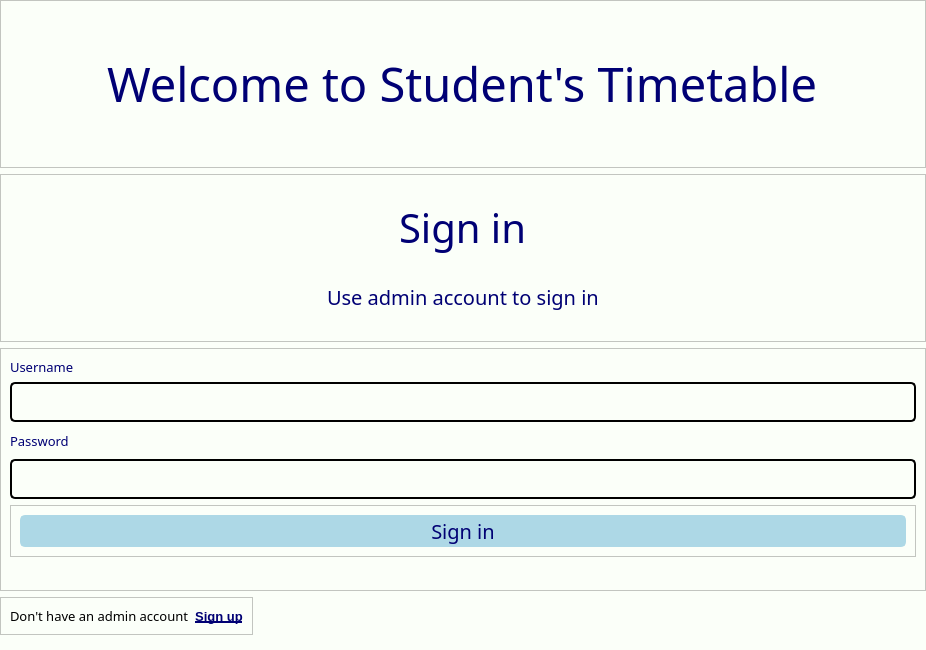
<?xml version="1.0" encoding="UTF-8"?>
<ui version="4.0">
 <class>MainWindow</class>
 <widget class="QMainWindow" name="MainWindow">
  <property name="geometry">
   <rect>
    <x>0</x>
    <y>0</y>
    <width>926</width>
    <height>650</height>
   </rect>
  </property>
  <property name="sizePolicy">
   <sizepolicy hsizetype="Preferred" vsizetype="Preferred">
    <horstretch>0</horstretch>
    <verstretch>0</verstretch>
   </sizepolicy>
  </property>
  <property name="minimumSize">
   <size>
    <width>0</width>
    <height>0</height>
   </size>
  </property>
  <property name="maximumSize">
   <size>
    <width>16777215</width>
    <height>16777215</height>
   </size>
  </property>
  <property name="sizeIncrement">
   <size>
    <width>0</width>
    <height>0</height>
   </size>
  </property>
  <property name="baseSize">
   <size>
    <width>0</width>
    <height>0</height>
   </size>
  </property>
  <property name="font">
   <font>
    <pointsize>10</pointsize>
   </font>
  </property>
  <property name="windowTitle">
   <string>MainWindow</string>
  </property>
  <property name="styleSheet">
   <string notr="true">background-color: rgb(251, 255, 249);</string>
  </property>
  <widget class="QWidget" name="centralwidget">
   <layout class="QVBoxLayout" name="verticalLayout_3">
    <property name="leftMargin">
     <number>0</number>
    </property>
    <property name="topMargin">
     <number>0</number>
    </property>
    <property name="rightMargin">
     <number>0</number>
    </property>
    <property name="bottomMargin">
     <number>15</number>
    </property>
    <item>
     <widget class="QFrame" name="frame_5">
      <property name="frameShape">
       <enum>QFrame::StyledPanel</enum>
      </property>
      <property name="frameShadow">
       <enum>QFrame::Raised</enum>
      </property>
      <layout class="QHBoxLayout" name="horizontalLayout">
       <item alignment="Qt::AlignHCenter|Qt::AlignVCenter">
        <widget class="QLabel" name="label_2">
         <property name="minimumSize">
          <size>
           <width>0</width>
           <height>0</height>
          </size>
         </property>
         <property name="font">
          <font>
           <family>Arial Rounded MT Bold</family>
           <pointsize>35</pointsize>
          </font>
         </property>
         <property name="styleSheet">
          <string notr="true">color: rgb(0, 0, 116);</string>
         </property>
         <property name="text">
          <string>Welcome to Student's Timetable</string>
         </property>
        </widget>
       </item>
      </layout>
     </widget>
    </item>
    <item>
     <widget class="QFrame" name="frame">
      <property name="frameShape">
       <enum>QFrame::StyledPanel</enum>
      </property>
      <property name="frameShadow">
       <enum>QFrame::Raised</enum>
      </property>
      <layout class="QVBoxLayout" name="verticalLayout_2">
       <item alignment="Qt::AlignHCenter|Qt::AlignBottom">
        <widget class="QLabel" name="label">
         <property name="maximumSize">
          <size>
           <width>415</width>
           <height>450</height>
          </size>
         </property>
         <property name="font">
          <font>
           <family>Arial Rounded MT Bold</family>
           <pointsize>30</pointsize>
          </font>
         </property>
         <property name="styleSheet">
          <string notr="true">color: rgb(0, 0, 116);</string>
         </property>
         <property name="text">
          <string>Sign in</string>
         </property>
        </widget>
       </item>
       <item alignment="Qt::AlignHCenter">
        <widget class="QLabel" name="label_19">
         <property name="font">
          <font>
           <family>Arial Rounded MT Bold</family>
           <pointsize>15</pointsize>
          </font>
         </property>
         <property name="styleSheet">
          <string notr="true">background-color: rgb(251, 255, 249);
color: rgb(0, 0, 116);</string>
         </property>
         <property name="text">
          <string>Use admin account to sign in</string>
         </property>
        </widget>
       </item>
      </layout>
     </widget>
    </item>
    <item alignment="Qt::AlignTop">
     <widget class="QFrame" name="frame_2">
      <property name="sizePolicy">
       <sizepolicy hsizetype="Preferred" vsizetype="Preferred">
        <horstretch>0</horstretch>
        <verstretch>0</verstretch>
       </sizepolicy>
      </property>
      <property name="frameShape">
       <enum>QFrame::StyledPanel</enum>
      </property>
      <property name="frameShadow">
       <enum>QFrame::Raised</enum>
      </property>
      <layout class="QVBoxLayout" name="verticalLayout_4">
       <item>
        <widget class="QLabel" name="label_21">
         <property name="sizePolicy">
          <sizepolicy hsizetype="Expanding" vsizetype="Fixed">
           <horstretch>0</horstretch>
           <verstretch>0</verstretch>
          </sizepolicy>
         </property>
         <property name="font">
          <font>
           <family>Arial Rounded MT Bold</family>
           <pointsize>10</pointsize>
           <weight>50</weight>
           <bold>false</bold>
          </font>
         </property>
         <property name="styleSheet">
          <string notr="true">background-color: rgb(251, 255, 249);
color: rgb(0, 0, 116);</string>
         </property>
         <property name="text">
          <string>Username</string>
         </property>
        </widget>
       </item>
       <item>
        <widget class="QLineEdit" name="lineUsername">
         <property name="minimumSize">
          <size>
           <width>0</width>
           <height>40</height>
          </size>
         </property>
         <property name="font">
          <font>
           <family>Arial</family>
           <pointsize>13</pointsize>
          </font>
         </property>
         <property name="styleSheet">
          <string notr="true">border: 2px solid ;
border-radius: 5px;
background-color: rgb(251, 255, 249);</string>
         </property>
         <property name="placeholderText">
          <string/>
         </property>
        </widget>
       </item>
       <item>
        <widget class="QLabel" name="label_22">
         <property name="sizePolicy">
          <sizepolicy hsizetype="Expanding" vsizetype="Fixed">
           <horstretch>0</horstretch>
           <verstretch>0</verstretch>
          </sizepolicy>
         </property>
         <property name="minimumSize">
          <size>
           <width>0</width>
           <height>25</height>
          </size>
         </property>
         <property name="font">
          <font>
           <family>Arial Rounded MT Bold</family>
           <pointsize>10</pointsize>
           <weight>50</weight>
           <bold>false</bold>
          </font>
         </property>
         <property name="styleSheet">
          <string notr="true">background-color: rgb(251, 255, 249);
color: rgb(0, 0, 116);</string>
         </property>
         <property name="text">
          <string>Password</string>
         </property>
        </widget>
       </item>
       <item>
        <widget class="QLineEdit" name="linePassword">
         <property name="minimumSize">
          <size>
           <width>0</width>
           <height>40</height>
          </size>
         </property>
         <property name="font">
          <font>
           <family>Arial</family>
           <pointsize>13</pointsize>
          </font>
         </property>
         <property name="styleSheet">
          <string notr="true">border: 2px solid ;
border-radius: 5px;
background-color: rgb(251, 255, 249);
</string>
         </property>
         <property name="echoMode">
          <enum>QLineEdit::Password</enum>
         </property>
         <property name="placeholderText">
          <string/>
         </property>
        </widget>
       </item>
       <item alignment="Qt::AlignTop">
        <widget class="QFrame" name="frame_3">
         <property name="sizePolicy">
          <sizepolicy hsizetype="Preferred" vsizetype="Expanding">
           <horstretch>0</horstretch>
           <verstretch>0</verstretch>
          </sizepolicy>
         </property>
         <property name="frameShape">
          <enum>QFrame::StyledPanel</enum>
         </property>
         <property name="frameShadow">
          <enum>QFrame::Raised</enum>
         </property>
         <layout class="QHBoxLayout" name="horizontalLayout_7">
          <item alignment="Qt::AlignTop">
           <widget class="QPushButton" name="Signin">
            <property name="sizePolicy">
             <sizepolicy hsizetype="Preferred" vsizetype="Preferred">
              <horstretch>0</horstretch>
              <verstretch>0</verstretch>
             </sizepolicy>
            </property>
            <property name="minimumSize">
             <size>
              <width>345</width>
              <height>0</height>
             </size>
            </property>
            <property name="maximumSize">
             <size>
              <width>16777215</width>
              <height>16777215</height>
             </size>
            </property>
            <property name="font">
             <font>
              <family>Arial Rounded MT Bold</family>
              <pointsize>15</pointsize>
              <weight>50</weight>
              <bold>false</bold>
             </font>
            </property>
            <property name="styleSheet">
             <string notr="true">border: 2px solid  lightblue;
border-radius: 5px;
background-color: lightblue;
color: rgb(0, 0, 116);</string>
            </property>
            <property name="text">
             <string>Sign in</string>
            </property>
            <property name="shortcut">
             <string>Return</string>
            </property>
           </widget>
          </item>
         </layout>
        </widget>
       </item>
       <item>
        <widget class="QLabel" name="labelWarning">
         <property name="sizePolicy">
          <sizepolicy hsizetype="Expanding" vsizetype="Fixed">
           <horstretch>0</horstretch>
           <verstretch>0</verstretch>
          </sizepolicy>
         </property>
         <property name="font">
          <font>
           <family>Arial Rounded MT Bold</family>
           <pointsize>10</pointsize>
          </font>
         </property>
         <property name="styleSheet">
          <string notr="true">background-color: rgb(251, 255, 249);
color: red;</string>
         </property>
         <property name="text">
          <string/>
         </property>
        </widget>
       </item>
      </layout>
     </widget>
    </item>
    <item>
     <widget class="QFrame" name="frame_4">
      <property name="sizePolicy">
       <sizepolicy hsizetype="Fixed" vsizetype="Fixed">
        <horstretch>0</horstretch>
        <verstretch>0</verstretch>
       </sizepolicy>
      </property>
      <property name="frameShape">
       <enum>QFrame::StyledPanel</enum>
      </property>
      <property name="frameShadow">
       <enum>QFrame::Raised</enum>
      </property>
      <layout class="QHBoxLayout" name="horizontalLayout_8">
       <item>
        <widget class="QLabel" name="label_24">
         <property name="font">
          <font>
           <family>Arial Rounded MT Bold</family>
           <pointsize>10</pointsize>
          </font>
         </property>
         <property name="text">
          <string>Don't have an admin account</string>
         </property>
        </widget>
       </item>
       <item>
        <widget class="QPushButton" name="signUp0">
         <property name="sizePolicy">
          <sizepolicy hsizetype="Preferred" vsizetype="Preferred">
           <horstretch>0</horstretch>
           <verstretch>0</verstretch>
          </sizepolicy>
         </property>
         <property name="font">
          <font>
           <pointsize>10</pointsize>
           <weight>75</weight>
           <bold>true</bold>
           <underline>true</underline>
          </font>
         </property>
         <property name="styleSheet">
          <string notr="true">color: rgb(0, 0, 116);
border-radius: 5px;
background-color: rgb(251, 255, 249);</string>
         </property>
         <property name="text">
          <string>Sign up</string>
         </property>
        </widget>
       </item>
      </layout>
     </widget>
    </item>
   </layout>
  </widget>
 </widget>
 <resources/>
 <connections/>
</ui>
